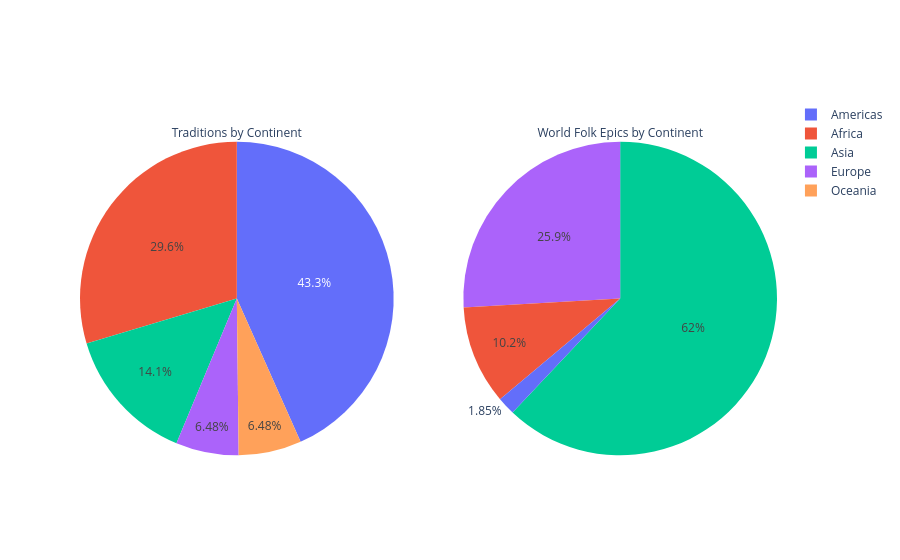

Notebook code for this chart:
### Code cell
#A traditions vs. epics comparison
fig3 = make_subplots(rows = 1, cols = 2, specs=[[{'type':'domain'}, {'type':'domain'}]])

fig3.add_trace(
    go.Pie(
    labels = continent.index,
    values=continent.values,
    title="Traditions by Continent"),
    row=1, col=1
    )
#I should write something short about what a tradition is, how it's essentially a culture or a larger idea of a tribe, a community

fig3.add_trace(
    go.Pie(
    labels = epicscontinent.index,
    values=epicscontinent.values,
    title="World Folk Epics by Continent"),
    row=1, col=2
    )

fig3.show()
#I chose to group North and South America so the comparison would be better
#I also edited the mapping so that Uralic is European and NE Caucasia is Asian so there wouldn't be a Asian/European category
#I'm thinking idk a stacked bar chart? I think there are better comparisons

### Figure 1 — Plotly figure (JSON) as saved in the notebook; plotly's stock layout.template omitted (floating-point values rounded to 4 significant figures)
{"data": [{"domain": {"x": [0, 0.45], "y": [0, 1]}, "labels": ["Africa", "Americas", "Asia", "Europe", "Oceania"], "title": {"text": "Traditions by Continent"}, "type": "pie", "values": [709, 1037, 337, 155, 155]}, {"domain": {"x": [0.55, 1], "y": [0, 1]}, "labels": ["Africa", "Americas", "Asia", "Europe"], "title": {"text": "World Folk Epics by Continent"}, "type": "pie", "values": [11, 2, 67, 28]}], "layout": {}}
